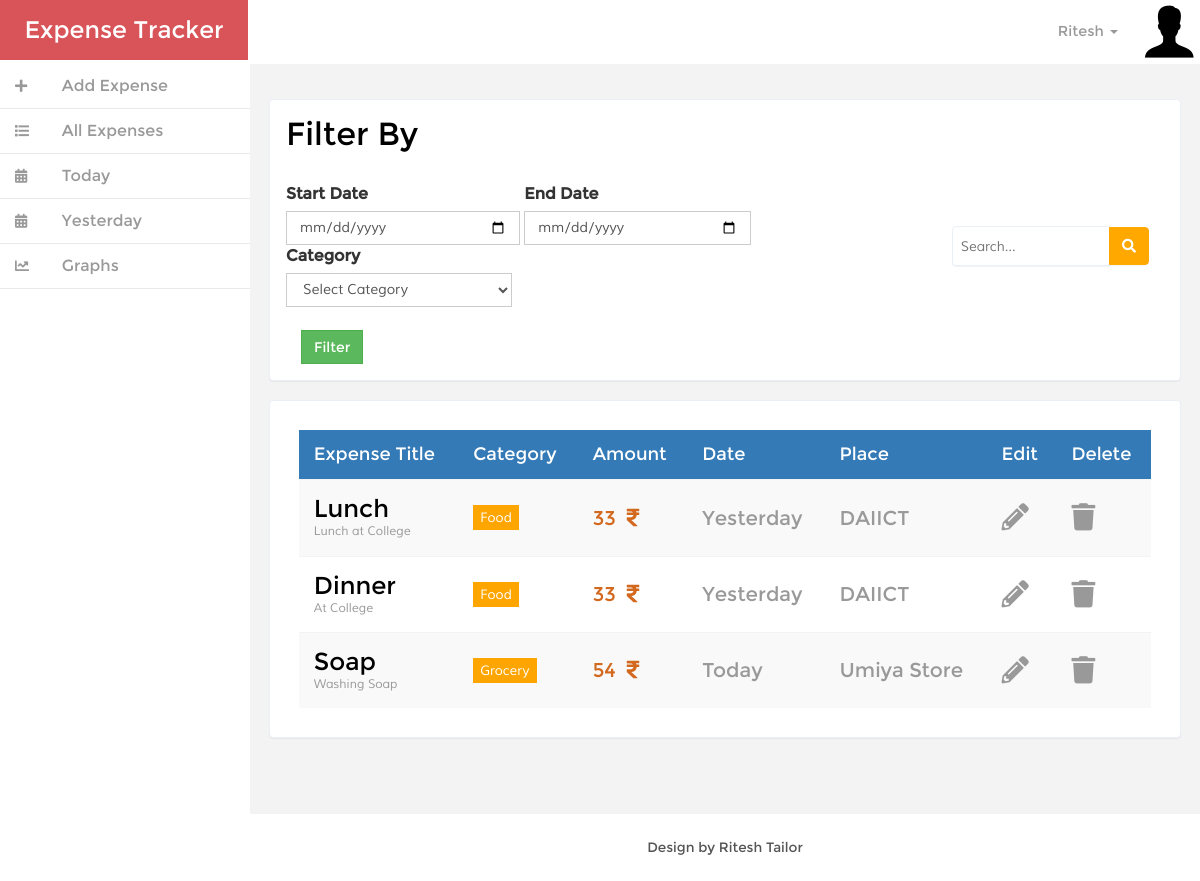
/ExpenseTracker/index.php (signed in), run on the app's committed database.
### tables this page shows
CREATE TABLE `tblexpense` (
  `ExpenseID` int(11) NOT NULL,
  `Name` varchar(100) NOT NULL,
  `Description` text NOT NULL,
  `CategoryID` int(11) NOT NULL,
  `Amount` double NOT NULL,
  `Date` datetime NOT NULL,
  `Place` varchar(250) NOT NULL,
  `UserID` int(11) NOT NULL
);

CREATE TABLE `tblcategory` (
  `CategoryID` int(11) NOT NULL,
  `CategoryName` varchar(100) NOT NULL
);

### ExpenseTracker/index.php (the view, shortened to what this page needs)
<!DOCTYPE HTML>
<html>
<head>
    <link href="css/bootstrap.min.css" rel='stylesheet' type='text/css' />
    <link href="css/style.css" rel='stylesheet' type='text/css' />
    <link href="https://use.fontawesome.com/releases/v5.0.6/css/all.css" rel="stylesheet">
    <link href="css/custom.css" rel="stylesheet">
</head>
<body>
    <?php
        include_once("Connection.php");
    ?>
    <div id="wrapper">
        <nav class="navbar-default navbar-static-top" role="navigation">
            <div class="navbar-header">
                <h1>
                    <a class="navbar-brand" style="height: auto; font-size: 18pt;" href="index.php">Expense Tracker</a>
                </h1>
            </div>
            <div class=" border-bottom">
                <div class="drop-men">
                    <ul class=" nav_1">
                        <li class="dropdown">
                            <a href="#" class="dropdown-toggle dropdown-at" data-toggle="dropdown">
                                <span class=" name-caret"><?php echo $_SESSION["Name"]; ?>
                                    <i class="caret"></i>
                                </span>
                                <img src="images/user.png">
                            </a>
                        </li>
                    </ul>
                </div>
                <div class="clearfix">
                </div>
                <div class="navbar-default sidebar" role="navigation">
                    <div class="sidebar-nav navbar-collapse">
                        <ul class="nav" id="side-menu">
                            <li>
                                <a href="#" class="hvr-bounce-to-right" id="AddExpense">
                                    <i class="fa fa-plus nav_icon"></i>
                                    <span class="nav-label">Add Expense</span>
                                </a>
                            </li>
                            <li>
                                <a href="#" class="hvr-bounce-to-right" onclick="getSearchResult('');">
                                    <i class="fa fa-list nav_icon" id="today"></i>
                                    <span class="nav-label">All Expenses</span>
                                </a>
                            </li>
                            <li>
                                <a href="#" class="hvr-bounce-to-right" onclick="getSearchResult('today');">
                                    <i class="fa fa-calendar-alt nav_icon" id="today"></i>
                                    <span class="nav-label">Today</span>
                                </a>
                            </li>
                            <li>
                                <a href="#" class="hvr-bounce-to-right" onclick="getSearchResult('yesterday');">
                                    <i class="fa fa-calendar-alt nav_icon" id="yesterday"></i>
                                    <span class="nav-label">Yesterday</span>
                                </a>
                            </li>
                            <li>
                                <a href="Graphs.php" class="hvr-bounce-to-right" onclick="getSearchResult('yesterday');">
                                    <i class="fa fa-chart-line nav_icon" id="yesterday"></i>
                                    <span class="nav-label">Graphs</span>
                                </a>
                            </li>
                        </ul>
                    </div>
                </div>
        </nav>
        <div id="page-wrapper" class="gray-bg dashbard-1">
            <div class="content-main" style="min-height: 750px;">
                <div class="grid-form1" style="margin: 2%;">
                    <h3>Filter By</h3>
                    <div class="row">
                        <div class="col-md-8">
                                <div class="btn-group">
                                    <label>Start Date</label>
                                    <input type="date" id="txtSDate" name="txtSDate" class="form-control col-md-2" required>
                                </div>
                                <div class="btn-group">
                                    <label>End Date</label>
                                    <input type="date" id="txtEDate" name="txtEDate" class="form-control col-md-2" required>
                                </div>
                                <div class="btn-group">
                                    <label>Category</label>
                                    <select class="form-control col-md-2" id="filterCategory" name="filterCategory" required>
                                        <option value="-1">Select Category</option>
                                    </select>
                                </div>
                                <div class="col-sm-12">&nbsp;</div>
                                <div class="col-sm-8">
                                    <button name="btnFilter" id="btnFilter" class="btn-success btn" onclick="getSearchResult1(txtSDate.value,txtEDate.value,filterCategory.value)">Filter</button>
                                </div>
                        </div>
                        <div class="col-md-4">
                        <br>
                            <div class="btn-group m-r-sm mail-hidden-options col-md-offset-2 col-md-10" style="display: inline-block;">
                                <div class="input-group input-group-in">
                                    <input type="text" name="txtSearch" id="txtSearch" style="margin-top:20px;" class="form-control2 input-search" placeholder="Search...">
                                    <span class="input-group-btn">
                                        <button class="btn btn-success" type="button" style="margin-top:20px;" onClick="getSearchResult(txtSearch.value);">
                                            <i class="fa fa-search"></i>
                                        </button>
                                    </span>
                                </div>
                            </div>
                        </div>
                    </div>
                </div>
                <div class="row">
                    <div class="col-sm-12 col-md-12 col-lg-12 col-xs-12">
                        <div class="tab-pane active text-style" id="tab1" style="padding :0% 2% 2% 2%;">
                            <div class="inbox-right">
                                <div class="mailbox-content">
                                    <table class="table table-striped table-hover table-responsive">
                                        <thead class="bg-primary">
                                            <tr>
                                                <td class="table-text">
                                                    <h4>Expense Title</h4>
                                                </td>
                                                <td>
                                                    <h4>Category</h4>
                                                </td>
                                                <td>
                                                    <h4>Amount</h4>
                                                </td>
                                                <td>
                                                    <h4>Date</h4>
                                                </td>
                                                <td>
                                                    <h4>Place</h4>
                                                </td>
                                                <td>
                                                    <h4>Edit</h4>
                                                </td>
                                                <td>
                                                    <h4>Delete</h4>
                                                </td>
                                            </tr>
                                        </thead>
                                        <tbody id="DataTableBody">
                                        <?php
                                            $qry="select e.*,c.* from tblexpense e,tblCategory c where UserID=".$_SESSION["UserID"]." and e.CategoryID=c.CategoryID order by e.Date asc";
                                            $rs=mysqli_query($con, $qry);
                                            while($doc=mysqli_fetch_assoc($rs)){
                                        ?>
                                        <tr class="table-row">
                                            <td class="table-text">
                                                <h5><?php echo $doc["Name"]; ?></h5>
                                                <p><?php echo $doc["Description"]; ?></p>
                                            </td>
                                            <td>
                                                <span class="fam"><?php echo $doc["CategoryName"]; ?></span>
                                            </td>
                                            <td>
                                                <p class="expAmount"><?php echo $doc["Amount"]; ?>&nbsp;
                                                    <i class="fa fa-rupee-sign" style="color: chocolate;"></i>
                                                </p>
                                            </td>
                                            <td class="march">
                                                <p class="dateStyle">
                                                    <?php
                                                        $today = date("Y-m-d");
                                                        $yesterday = date('Y-m-d', strtotime('-1 day', strtotime($today)));
                                                        $date=(new DateTime($doc["Date"]))->format('Y-m-d');
                                                        if($today==$date)
                                                            echo "Today";
                                                        else if($yesterday==$date)
                                                            echo "Yesterday";
                                                        else
                                                            echo $date;
                                                    ?>
                                                    </p>
                                            </td>
                                            <td>
                                                <p class="dateStyle"><?php echo $doc["Place"]; ?></p>
                                            </td>
                                            <td>
                                                <a href='index.php?EditID=<?php echo $doc["ExpenseID"]; ?>' class="editExpense">
                                                    <i class="fa fa-2x fa-pencil-alt icon-state-warning"></i>
                                                </a>
                                            </td>
                                            <td>
                                                <a href='index.php?DelID=<?php echo $doc["ExpenseID"]; ?>'>
                                                    <i class="fa fa-2x fa-trash icon-state-warning"></i>
                                                </a>
                                            </td>
                                        </tr>
                                        <?php
                                            }
                                        ?>
                                        </tbody>
                                    </table>
                                </div>
                            </div>
                        </div>
                    </div>
                </div>
            </div>
            <div class="copy">
                <p> Design by Ritesh Tailor</p>
            </div>
        </div>
        </div>
</body>
</html>

### ExpenseTracker/css/custom.css (style rules this page uses)
#wrapper { width: 100%; }
#page-wrapper { min-height: 568px; }
@media (min-width:768px) { #page-wrapper { position: inherit; margin: 0 0 0 250px; } }
.sidebar .sidebar-nav.navbar-collapse { padding-right: 0; padding-left: 0; }
@media (min-width:768px) { .sidebar { z-index: 1; position: absolute; width: 250px; } }

### ExpenseTracker/index.php (style rules this page uses)
p.expAmount { color: chocolate; font-size: 15pt; }
.dateStyle { font-size: 15pt; }
td span { font-size: 13pt; }
td span.fam { font-size: 10pt; background-color: orange; }
.table-text h5 { font-size: 1.8em; color: #000; }
.nav-label { font-size: 12pt; }
thead * { color: #fff; }

### data on the page
tblexpense: Name "Lunch", Description "Lunch at College", CategoryID.CategoryName "Food", Amount "33", shows "Yesterday", Place "DAIICT"
tblexpense: Name "Dinner", Description "At College", CategoryID.CategoryName "Food", Amount "33", shows "Yesterday", Place "DAIICT"
tblexpense: Name "Soap", Description "Washing Soap", CategoryID.CategoryName "Grocery", Amount "54", shows "Today", Place "Umiya Store"

### other printed values
$_SESSION["Name"] "Ritesh"
